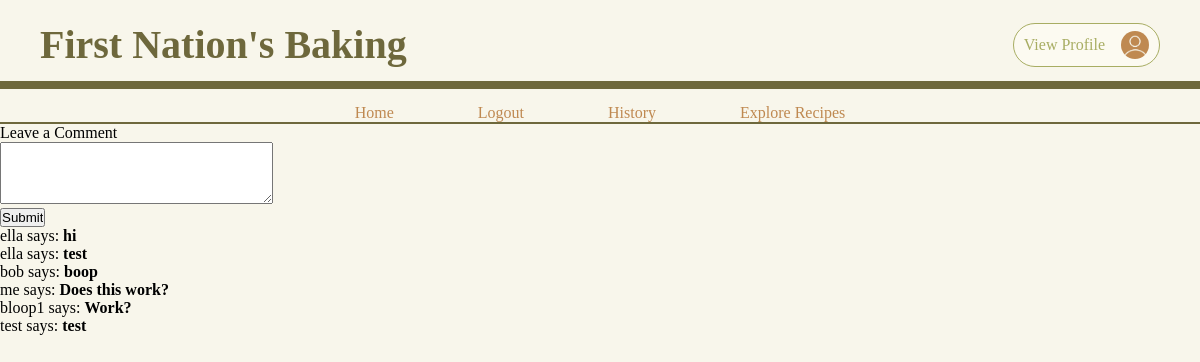
The page /recipe (signed in) on the database as committed earlier.
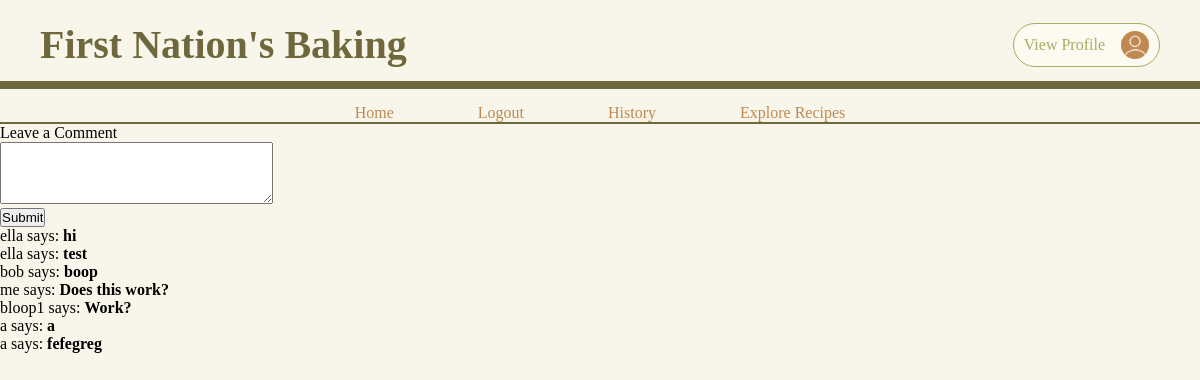
The same page on the database as committed later.
### app/models.py (models this page shows, shortened)
class Post(db.Model):
    id: so.Mapped[int] = so.mapped_column(primary_key=True)
    body: so.Mapped[str] = so.mapped_column(sa.String(140))
    timestamp: so.Mapped[datetime] = so.mapped_column(
        index=True, default=lambda: datetime.now(timezone.utc))
    user_id: so.Mapped[int] = so.mapped_column(sa.ForeignKey(User.id),
                                               index=True)
    author: so.Mapped[User] = so.relationship(back_populates='posts')

class User(UserMixin, db.Model):
    id: so.Mapped[int] = so.mapped_column(primary_key=True)
    username: so.Mapped[str] = so.mapped_column(sa.String(64), index=True,
                                                unique=True)
    email: so.Mapped[str] = so.mapped_column(sa.String(120), index=True,
                                             unique=True)
    password_hash: so.Mapped[Optional[str]] = so.mapped_column(sa.String(256))
    posts: so.WriteOnlyMapped['Post'] = so.relationship(
        back_populates='author')

### app/routes.py (the view)
@app.route('/recipe', methods=['GET', 'POST'])
def recipe_base():
    form = PostForm()
    if form.validate_on_submit():
        post = Post(body=form.post.data, author=current_user)
        db.session.add(post)
        db.session.commit()
        flash('Your post is now live!')
        return redirect(url_for('recipe_base'))
    posts = db.session.scalars(db.select(Post)).all()
    return render_template("recipe_base.html", title='Home Page', form=form,
                           posts=posts)

### app/forms.py
class PostForm(FlaskForm):
    post = TextAreaField('Leave a Comment', validators=[
        DataRequired(), Length(min=1, max=140)])
    submit = SubmitField('Submit')

### app/models.py (called while the page is built)
@login.user_loader
def load_user(id):
    return db.session.get(User, int(id))

### app/templates/recipe_base.html (shortened to what this page needs)
{% extends "base.html" %}
{% block content %}
    <form action="" method="post">
        <p>
            {{ form.post.label }}<br>
            {{ form.post(cols=32, rows=4) }}<br>
        </p>
        <p>{{ form.submit() }}</p>
    </form>
    {% for post in posts %}
    <p>
    {{ post.author.username }} says: <b>{{ post.body }}</b>
    </p>
    {% endfor %}
{% endblock %}

### app/templates/base.html (shortened to what this page needs)
<!doctype html>
<html lang="en-AU">
    <head>
        <link rel="stylesheet" href="{{ url_for('static', filename='style.css') }}">
    </head>
    <body>
        <div class="header">
            <h1> First Nation's Baking </h1>
            {% if current_user.is_authenticated %}
            <a href="{{ url_for('user', username=current_user.username) }}" class="profile-button">
                View Profile<img class="profile-picture" src="{{ url_for('static', filename='images/profile_picture.png') }}">
            </a>
            {% endif %}
        </div>
        <div class="navbar">
            <a href="{{ url_for('index') }}">Home</a>
            {% if current_user.is_anonymous %}
            <a href="{{ url_for('login') }}">Login</a>
            {% else %}
            <a href="{{ url_for('logout') }}">Logout</a>
            {% endif %}
            <a href="{{ url_for('recipe_base') }}">History</a>
            <a href="{{ url_for('explore') }}">Explore Recipes</a>
        </div>
        {% block content %}{% endblock %}
    </body>
</html>

### app/static/style.css (style rules this page uses)
* { margin:0; padding: 0; box-sizing: border-box; }
body { background-color:#F8F6EB; }
.header { justify-content: flex-start; display: flex; align-items: center; position: sticky; background:#F8F6EB; padding: 21px 40px; top: 0; color:#6E683C; font-size: 20px; border-bottom: 8px solid #6E683C; padding-bottom: 13px; margin-bottom: 15px; }
.profile-button { display: flex; margin-left: auto; padding: 7px 10px; gap: 16px; max-width: 150px; text-align: left; align-items: center; border: 1.5px solid #a8ad63; border-radius: 90px; color: #a8ad63; font-size: 1rem; text-decoration: none; background: #FCFAF1; }
.profile-picture { max-width: 28px; height: auto; border-radius: 50%; justify-content: right; align-items: center; }
.navbar { text-align: center; align-items: center; border-bottom: 2px solid #6E683C; }
.navbar a { list-style: none; margin-left: auto; text-decoration: none; color:#BF8951; align-items: center; padding: 0px 40px; }

Rows that differ between the two databases and show on the page:
changed Post (number 6 of 7 on the later page): author.username "test" → "a"; body "test" → "a"
added Post: author.username "a", body "fefegreg"
